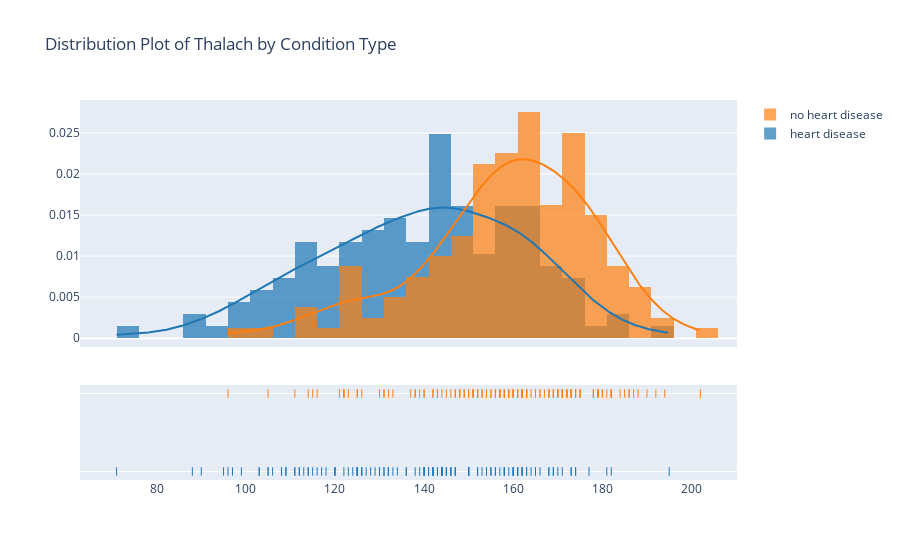

Source (notebook cell):
### Code cell
# distplot
## define values
t_y = df[df['condition'] == '1']['thalach']
t_n = df[df['condition'] == '0']['thalach']
hist_data3 = [t_y, t_n]
labels = ['heart disease', 'no heart disease']

## plot
fig = ff.create_distplot(hist_data3, group_labels = labels, bin_size = 5)
fig.update_layout(title_text = 'Distribution Plot of Thalach by Condition Type')
fig.show()

### Figure 1 — Plotly figure (JSON) as saved in the notebook; plotly's stock layout.template omitted (floating-point values rounded to 4 significant figures; data arrays with more than 128 entries replaced by an {"elided": "..."} marker saying what was removed)
{"data": [{"autobinx": false, "histnorm": "probability density", "legendgroup": "heart disease", "marker": {"color": "rgb(31, 119, 180)"}, "name": "heart disease", "opacity": 0.7, "type": "histogram", "x": {"elided": "137 int values"}, "xaxis": "x", "xbins": {"end": 195, "size": 5, "start": 71}, "yaxis": "y"}, {"autobinx": false, "histnorm": "probability density", "legendgroup": "no heart disease", "marker": {"color": "rgb(255, 127, 14)"}, "name": "no heart disease", "opacity": 0.7, "type": "histogram", "x": {"elided": "160 int values"}, "xaxis": "x", "xbins": {"end": 202, "size": 5, "start": 96}, "yaxis": "y"}, {"legendgroup": "heart disease", "marker": {"color": "rgb(31, 119, 180)"}, "mode": "lines", "name": "heart disease", "showlegend": false, "type": "scatter", "x": {"elided": "500 float values"}, "xaxis": "x", "y": {"elided": "500 float values"}, "yaxis": "y"}, {"legendgroup": "no heart disease", "marker": {"color": "rgb(255, 127, 14)"}, "mode": "lines", "name": "no heart disease", "showlegend": false, "type": "scatter", "x": {"elided": "500 float values"}, "xaxis": "x", "y": {"elided": "500 float values"}, "yaxis": "y"}, {"legendgroup": "heart disease", "marker": {"color": "rgb(31, 119, 180)", "symbol": "line-ns-open"}, "mode": "markers", "name": "heart disease", "showlegend": false, "type": "scatter", "x": {"elided": "137 int values"}, "xaxis": "x", "y": {"elided": "137 str values"}, "yaxis": "y2"}, {"legendgroup": "no heart disease", "marker": {"color": "rgb(255, 127, 14)", "symbol": "line-ns-open"}, "mode": "markers", "name": "no heart disease", "showlegend": false, "type": "scatter", "x": {"elided": "160 int values"}, "xaxis": "x", "y": {"elided": "160 str values"}, "yaxis": "y2"}], "layout": {"barmode": "overlay", "hovermode": "closest", "legend": {"traceorder": "reversed"}, "title": {"text": "Distribution Plot of Thalach by Condition Type"}, "xaxis": {"anchor": "y2", "domain": [0, 1], "zeroline": false}, "yaxis": {"anchor": "free", "domain": [0.35, 1], "position": 0}, "yaxis2": {"anchor": "x", "domain": [0, 0.25], "dtick": 1, "showticklabels": false}}}
